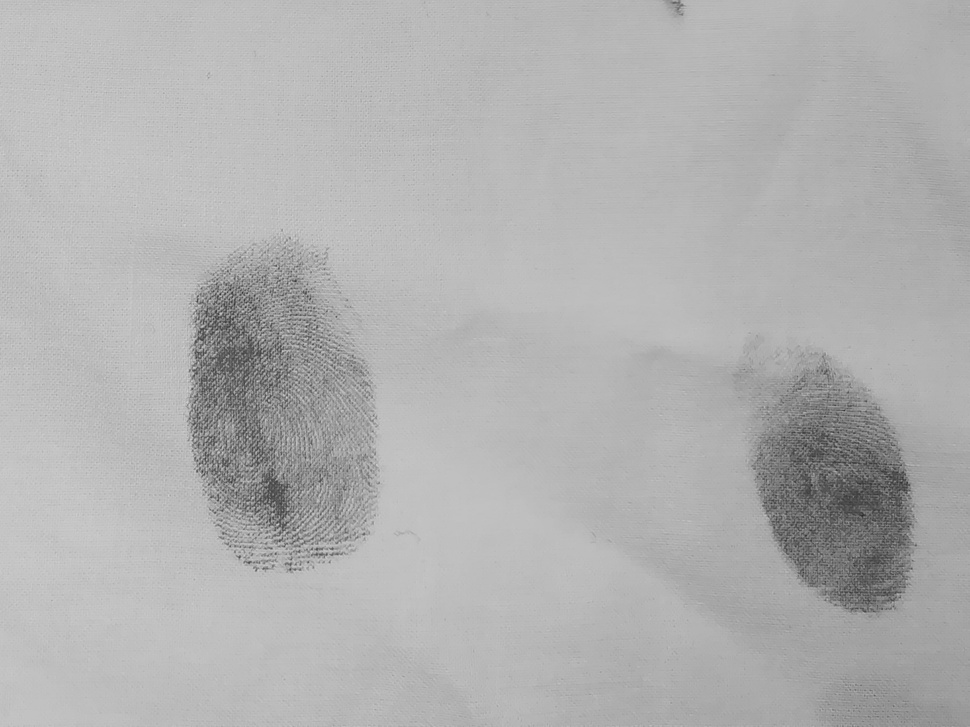
#> input picture Dataset/15.jpg, 970 x 727 px, shrunk from 1984 x 1488 before the run
$ python dip.py   (older library calls are emulated)
#> lines starting #> are read from the running program, lines starting #| are printed output that depends on the picture; after the words box and inside, x2 and y2 are one past the last pixel; in counts of white or black regions, pixels touching at a corner belong together
import numpy as np
import cv2 as cv
from matplotlib import pyplot as plt
import os
ddepth = cv.CV_16S
kernel_size = 3
img = cv.imread(os.path.join(os.getcwd(), 'Dataset', '15.jpg'))
#> img is the input picture: shape (727, 970, 3); min 42, max 211, mean 177.1
original = img.copy()
gray = cv.cvtColor(img,cv.COLOR_BGR2GRAY)
img = cv.GaussianBlur(gray, (55, 55), 0)
#> img: shape (727, 970)
# [8 lines of commented-out code are left out]
ret, thresh = cv.threshold(img,0,255,cv.THRESH_BINARY_INV+cv.THRESH_OTSU)
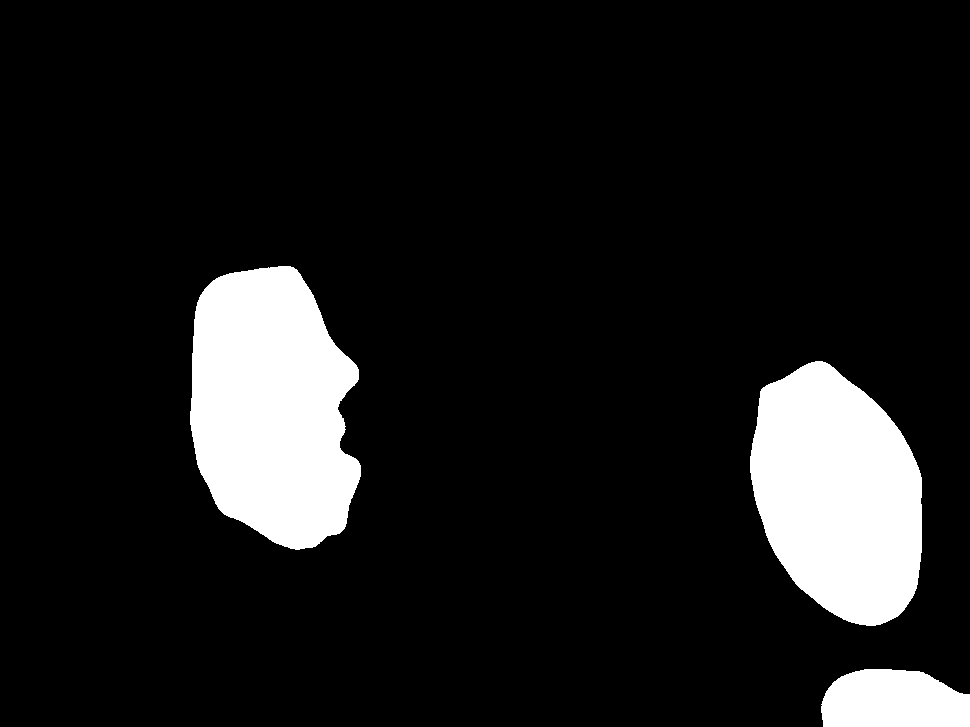
#> thresh: shape (727, 970); 11.2% white; 3 white regions, box (x1, y1, x2, y2) and area: (190, 266, 361, 550) 37306, (750, 361, 922, 626) 34021, (821, 669, 970, 727) 7381
#> ret = 157
th3 = cv.adaptiveThreshold(img,255,cv.ADAPTIVE_THRESH_GAUSSIAN_C,\
cv.THRESH_BINARY,23,2)
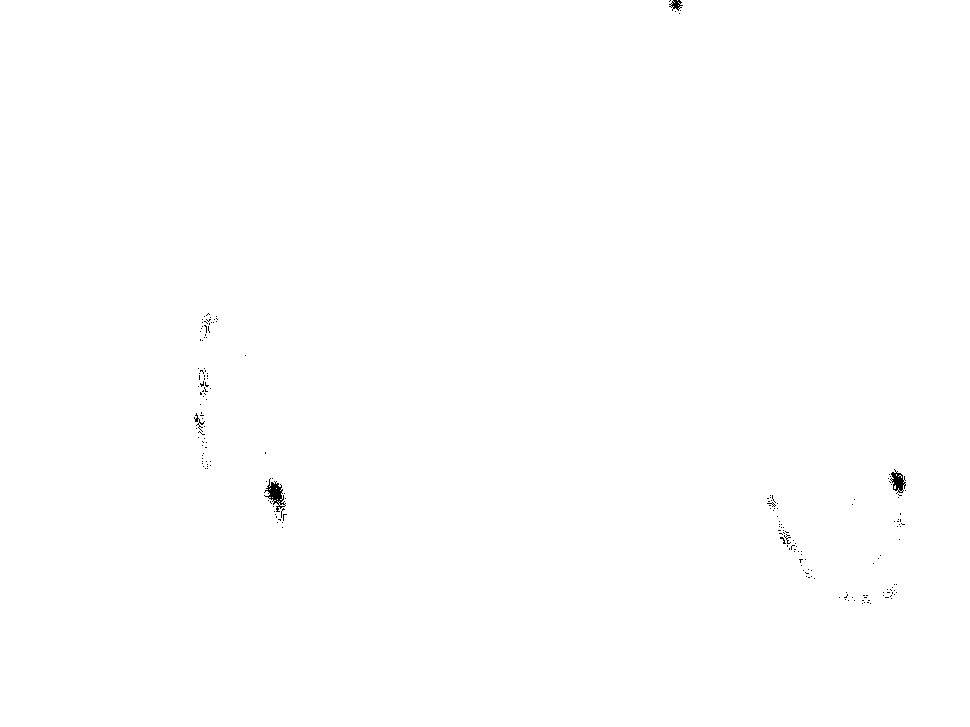
#> th3: shape (727, 970); 99.9% white; 200 black regions (195 under 20 px), largest, box (x1, y1, x2, y2) and area: (264, 478, 286, 512) 291, (890, 469, 906, 494) 200, (669, 0, 683, 11) 79, (194, 413, 205, 432) 48, (784, 534, 791, 544) 22
# [34 lines of commented-out code are left out]

plt.subplot(121),plt.imshow(cv.cvtColor(original , cv.COLOR_BGR2RGB)),plt.title('a'),plt.xticks([]),plt.yticks([])
plt.subplot(122),plt.imshow(cv.cvtColor(th3, cv.COLOR_BGR2RGB)),plt.title('b'),plt.xticks([]),plt.yticks([])
plt.show()
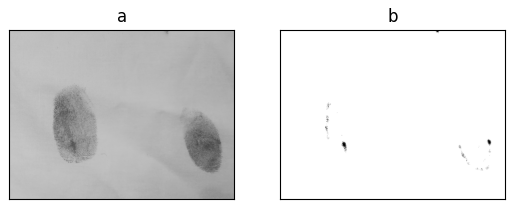
#> figure drawn by matplotlib, 2 panels

$ run again, with Dataset/103.jpg copied over Dataset/15.jpg
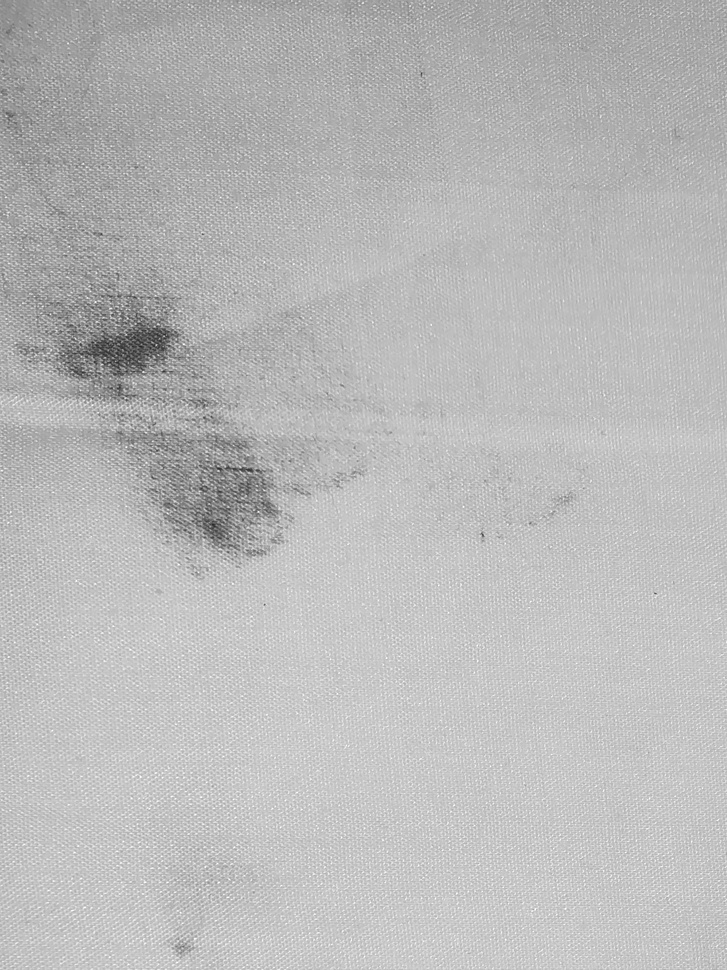
#> input picture Dataset/103.jpg, 727 x 970 px, shrunk from 1488 x 1984 before the run
#> img is the input picture: shape (970, 727, 3); min 33, max 255, mean 185.9
#> img: shape (970, 727)
#> `ret, thresh = cv.threshold(img,0,255,cv.THRESH_BINARY_INV+cv.THRESH_OT..`:
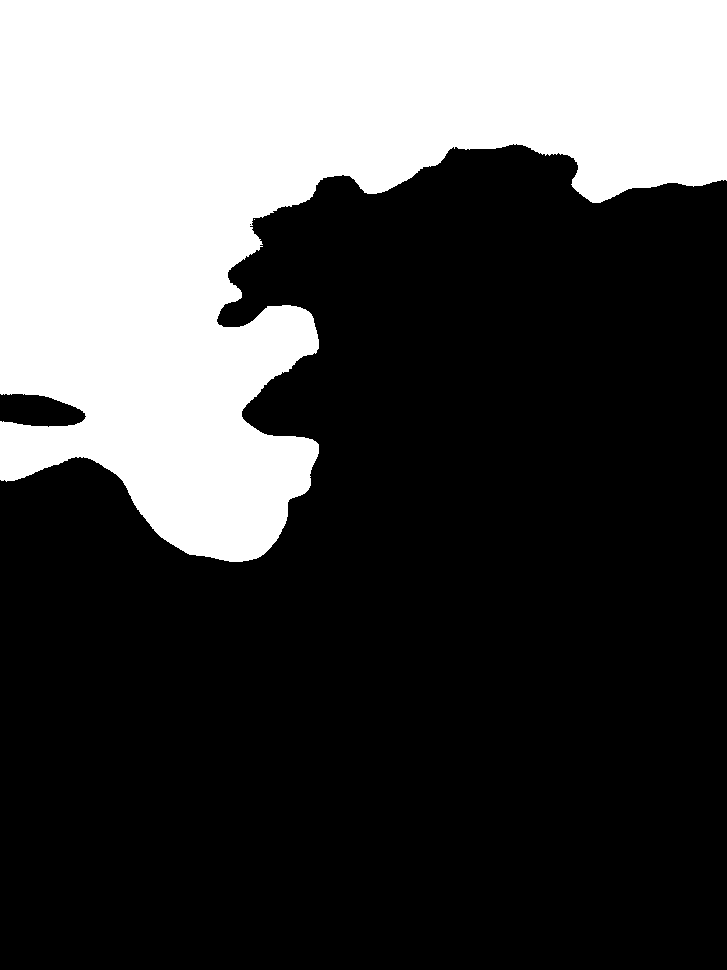
#> thresh: shape (970, 727); 31% white; 2 white regions (1 under 20 px), largest, box (x1, y1, x2, y2) and area: (0, 0, 727, 562) 218485
#> ret = 180
#> th3: shape (970, 727); 99.8% white; 101 black regions (92 under 20 px), largest, box (x1, y1, x2, y2) and area: (139, 328, 172, 352) 379, (202, 516, 227, 544) 327, (91, 340, 115, 358) 196
#> `plt.show()`:
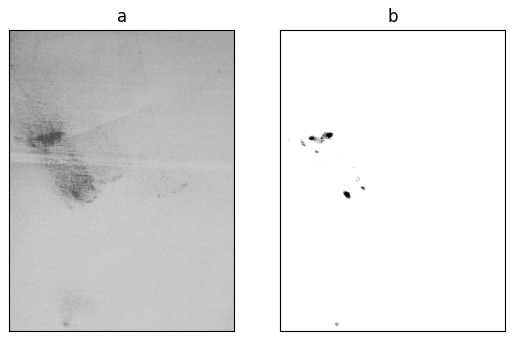
#> figure drawn by matplotlib, 2 panels

$ run again, with Dataset/104.jpg copied over Dataset/15.jpg
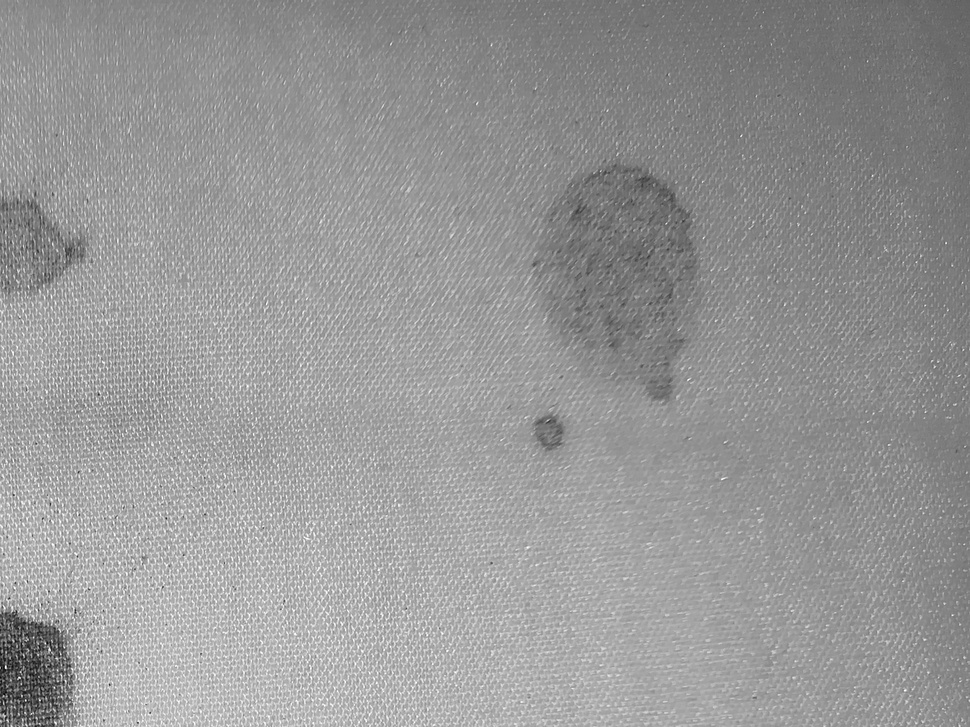
#> input picture Dataset/104.jpg, 970 x 727 px, shrunk from 1984 x 1488 before the run
#> img is the input picture: shape (727, 970, 3); min 2, max 255, mean 150.9
#> img: shape (727, 970)
#> `ret, thresh = cv.threshold(img,0,255,cv.THRESH_BINARY_INV+cv.THRESH_OT..`:
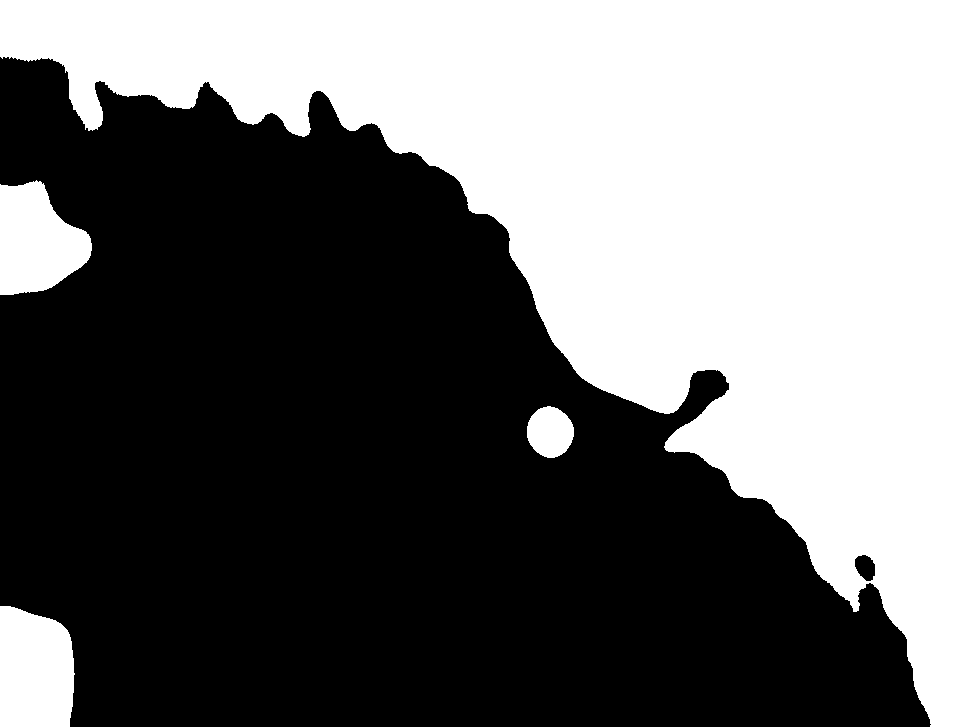
#> thresh: shape (727, 970); 43.5% white; 4 white regions, box (x1, y1, x2, y2) and area: (0, 0, 970, 727) 289648, (0, 606, 75, 727) 8086, (0, 180, 92, 295) 7480, (527, 406, 574, 458) 1867
#> ret = 148
#> th3: shape (727, 970); 99.8% white; 116 black regions (112 under 20 px), largest, box (x1, y1, x2, y2) and area: (0, 615, 64, 653) 574, (538, 417, 561, 448) 332, (65, 241, 82, 262) 150, (655, 384, 670, 397) 50
#> `plt.show()`:
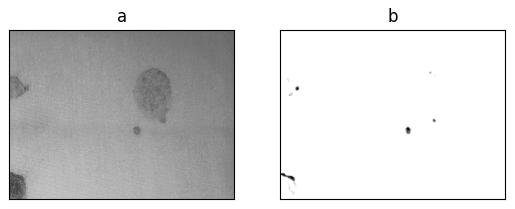
#> figure drawn by matplotlib, 2 panels

$ run again, with Dataset/106.jpg copied over Dataset/15.jpg
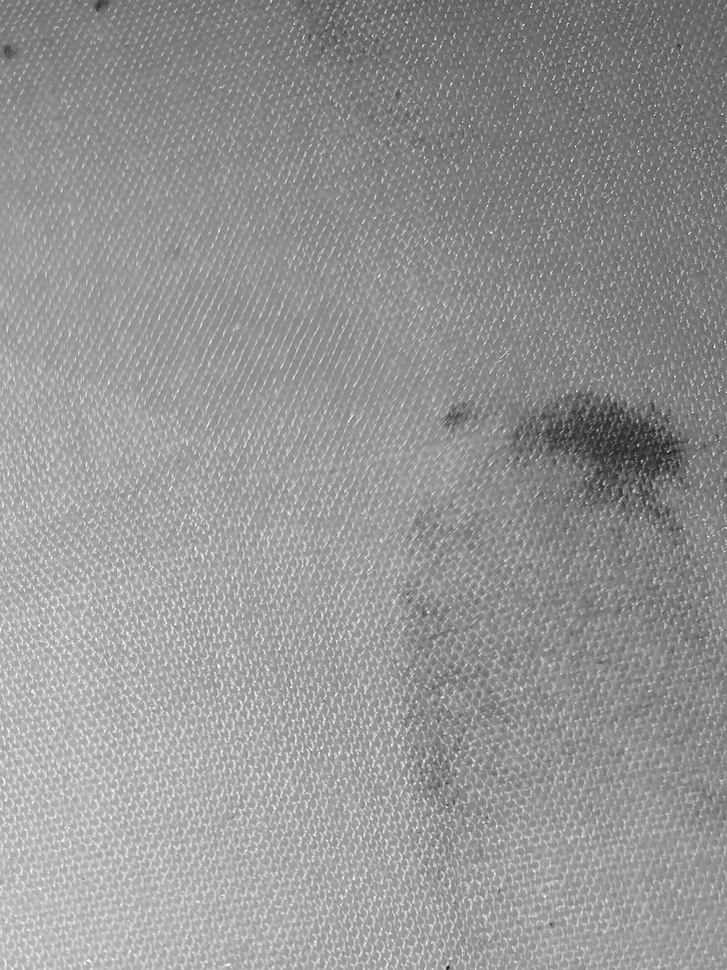
#> input picture Dataset/106.jpg, 727 x 970 px, shrunk from 1488 x 1984 before the run
#> img is the input picture: shape (970, 727, 3); min 14, max 255, mean 148.3
#> img: shape (970, 727)
#> `ret, thresh = cv.threshold(img,0,255,cv.THRESH_BINARY_INV+cv.THRESH_OT..`:
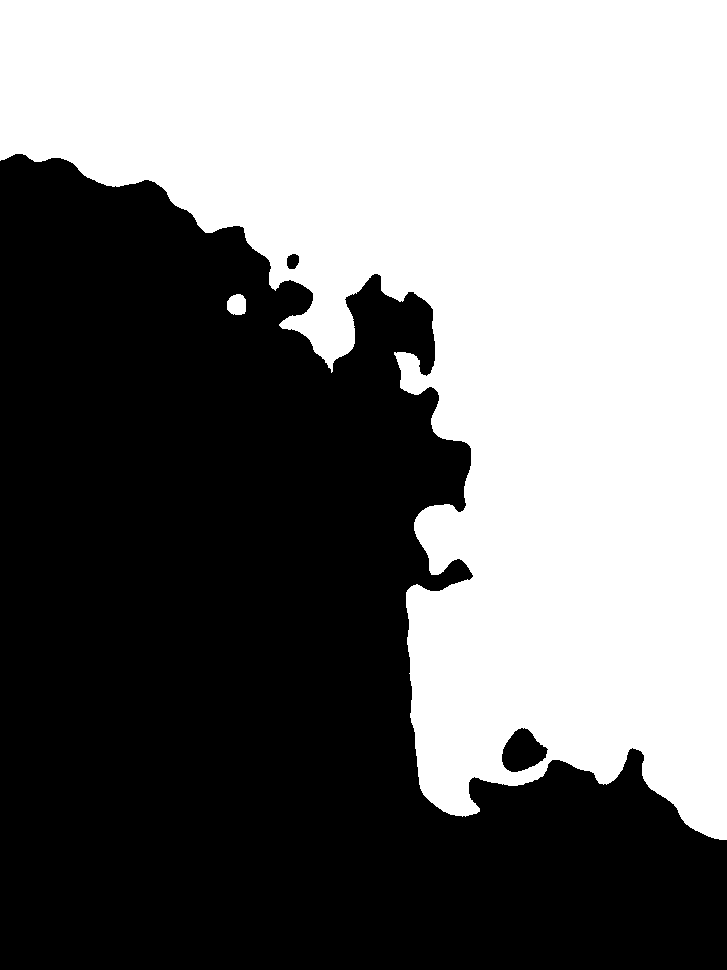
#> thresh: shape (970, 727); 47.8% white; 2 white regions, box (x1, y1, x2, y2) and area: (0, 0, 727, 840) 337010, (227, 294, 246, 315) 336
#> ret = 147
#> th3: shape (970, 727); 99.9% white; 39 black regions (36 under 20 px), largest, box (x1, y1, x2, y2) and area: (446, 409, 466, 426) 172, (94, 0, 108, 11) 89, (3, 47, 14, 56) 28
#> `plt.show()`:
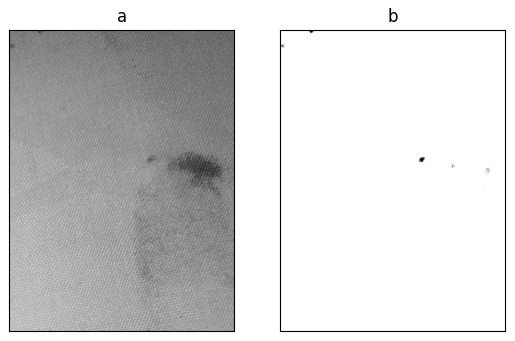
#> figure drawn by matplotlib, 2 panels
